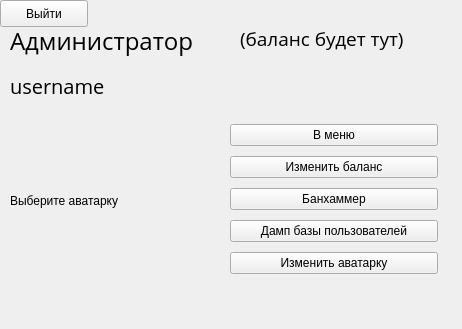
<?xml version="1.0" encoding="UTF-8"?>
<ui version="4.0">
 <class>MainWindow</class>
 <widget class="QMainWindow" name="MainWindow">
  <property name="geometry">
   <rect>
    <x>0</x>
    <y>0</y>
    <width>462</width>
    <height>329</height>
   </rect>
  </property>
  <property name="windowTitle">
   <string>MainWindow</string>
  </property>
  <widget class="QWidget" name="centralwidget">
   <widget class="QWidget" name="verticalLayoutWidget">
    <property name="geometry">
     <rect>
      <x>230</x>
      <y>120</y>
      <width>208</width>
      <height>161</height>
     </rect>
    </property>
    <layout class="QVBoxLayout" name="verticalLayout">
     <item>
      <widget class="QPushButton" name="pushButton_2">
       <property name="text">
        <string>В меню</string>
       </property>
      </widget>
     </item>
     <item>
      <widget class="QPushButton" name="pushButton_4">
       <property name="text">
        <string>Изменить баланс</string>
       </property>
      </widget>
     </item>
     <item>
      <widget class="QPushButton" name="pushButton_5">
       <property name="text">
        <string>Банхаммер</string>
       </property>
      </widget>
     </item>
     <item>
      <widget class="QPushButton" name="pushButton_3">
       <property name="text">
        <string>Дамп базы пользователей</string>
       </property>
      </widget>
     </item>
     <item>
      <widget class="QPushButton" name="pushButton">
       <property name="text">
        <string>Изменить аватарку</string>
       </property>
      </widget>
     </item>
    </layout>
   </widget>
   <widget class="QLabel" name="label_2">
    <property name="geometry">
     <rect>
      <x>10</x>
      <y>110</y>
      <width>171</width>
      <height>181</height>
     </rect>
    </property>
    <property name="text">
     <string>Выберите аватарку</string>
    </property>
   </widget>
   <widget class="QLabel" name="label">
    <property name="geometry">
     <rect>
      <x>10</x>
      <y>60</y>
      <width>171</width>
      <height>51</height>
     </rect>
    </property>
    <property name="font">
     <font>
      <family>Open Sans</family>
      <pointsize>15</pointsize>
     </font>
    </property>
    <property name="text">
     <string>username</string>
    </property>
   </widget>
   <widget class="QLabel" name="label_3">
    <property name="geometry">
     <rect>
      <x>240</x>
      <y>8</y>
      <width>231</width>
      <height>61</height>
     </rect>
    </property>
    <property name="font">
     <font>
      <family>Open Sans</family>
      <pointsize>14</pointsize>
     </font>
    </property>
    <property name="text">
     <string>(баланс будет тут)</string>
    </property>
   </widget>
   <widget class="QLabel" name="label_4">
    <property name="geometry">
     <rect>
      <x>10</x>
      <y>10</y>
      <width>211</width>
      <height>61</height>
     </rect>
    </property>
    <property name="font">
     <font>
      <family>Open Sans</family>
      <pointsize>18</pointsize>
     </font>
    </property>
    <property name="text">
     <string>Администратор</string>
    </property>
   </widget>
   <widget class="QPushButton" name="logout">
    <property name="geometry">
     <rect>
      <x>0</x>
      <y>0</y>
      <width>88</width>
      <height>27</height>
     </rect>
    </property>
    <property name="text">
     <string>Выйти</string>
    </property>
   </widget>
  </widget>
 </widget>
 <resources/>
 <connections/>
</ui>
